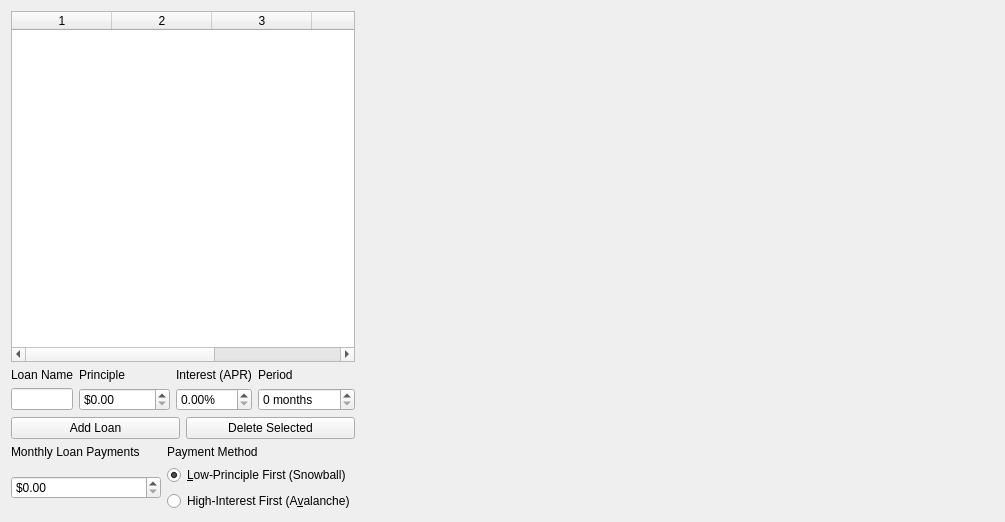
<?xml version="1.0" encoding="UTF-8"?>
<ui version="4.0">
 <class>MainWindow</class>
 <widget class="QMainWindow" name="MainWindow">
  <property name="geometry">
   <rect>
    <x>0</x>
    <y>0</y>
    <width>1005</width>
    <height>522</height>
   </rect>
  </property>
  <property name="windowTitle">
   <string>Loan Payoff</string>
  </property>
  <widget class="QWidget" name="centralWidget">
   <layout class="QHBoxLayout" name="horizontalLayout_2" stretch="1,2">
    <item>
     <layout class="QVBoxLayout" name="verticalLayout">
      <item>
       <widget class="QTableWidget" name="tableLoans">
        <property name="alternatingRowColors">
         <bool>true</bool>
        </property>
        <property name="selectionBehavior">
         <enum>QAbstractItemView::SelectRows</enum>
        </property>
        <property name="wordWrap">
         <bool>false</bool>
        </property>
        <property name="rowCount">
         <number>0</number>
        </property>
        <property name="columnCount">
         <number>5</number>
        </property>
        <attribute name="verticalHeaderVisible">
         <bool>false</bool>
        </attribute>
        <column/>
        <column/>
        <column/>
        <column/>
        <column/>
       </widget>
      </item>
      <item>
       <layout class="QGridLayout" name="gridLayout">
        <item row="0" column="0">
         <widget class="QLabel" name="label">
          <property name="text">
           <string>Loan Name</string>
          </property>
         </widget>
        </item>
        <item row="0" column="1">
         <widget class="QLabel" name="label_2">
          <property name="text">
           <string>Principle</string>
          </property>
         </widget>
        </item>
        <item row="0" column="2">
         <widget class="QLabel" name="label_3">
          <property name="text">
           <string>Interest (APR)</string>
          </property>
         </widget>
        </item>
        <item row="0" column="3">
         <widget class="QLabel" name="label_4">
          <property name="text">
           <string>Period</string>
          </property>
         </widget>
        </item>
        <item row="1" column="0">
         <widget class="QLineEdit" name="entryLoanName">
          <property name="text">
           <string/>
          </property>
         </widget>
        </item>
        <item row="1" column="1">
         <widget class="QDoubleSpinBox" name="entryLoanPrinciple">
          <property name="prefix">
           <string>$</string>
          </property>
          <property name="maximum">
           <double>1000000.000000000000000</double>
          </property>
          <property name="value">
           <double>0.000000000000000</double>
          </property>
         </widget>
        </item>
        <item row="1" column="2">
         <widget class="QDoubleSpinBox" name="entryLoanAPR">
          <property name="suffix">
           <string>%</string>
          </property>
          <property name="value">
           <double>0.000000000000000</double>
          </property>
         </widget>
        </item>
        <item row="1" column="3">
         <widget class="QSpinBox" name="entryLoanPeriod">
          <property name="suffix">
           <string> months</string>
          </property>
          <property name="maximum">
           <number>1200</number>
          </property>
          <property name="value">
           <number>0</number>
          </property>
         </widget>
        </item>
       </layout>
      </item>
      <item>
       <layout class="QHBoxLayout" name="horizontalLayout">
        <item>
         <widget class="QPushButton" name="buttonAddLoan">
          <property name="text">
           <string>Add Loan</string>
          </property>
         </widget>
        </item>
        <item>
         <widget class="QPushButton" name="buttonDeleteLoan">
          <property name="text">
           <string>Delete Selected</string>
          </property>
         </widget>
        </item>
       </layout>
      </item>
      <item>
       <layout class="QGridLayout" name="gridLayout_2">
        <item row="0" column="0">
         <widget class="QLabel" name="label_5">
          <property name="text">
           <string>Monthly Loan Payments</string>
          </property>
         </widget>
        </item>
        <item row="0" column="1">
         <widget class="QLabel" name="label_6">
          <property name="text">
           <string>Payment Method</string>
          </property>
         </widget>
        </item>
        <item row="1" column="0" rowspan="2">
         <widget class="QDoubleSpinBox" name="entryMonthlyPayment">
          <property name="prefix">
           <string>$</string>
          </property>
          <property name="maximum">
           <double>10000.000000000000000</double>
          </property>
          <property name="value">
           <double>0.000000000000000</double>
          </property>
         </widget>
        </item>
        <item row="1" column="1">
         <widget class="QRadioButton" name="entryMethodPrinciple">
          <property name="text">
           <string>&amp;Low-Principle First (Snowball)</string>
          </property>
          <property name="checked">
           <bool>true</bool>
          </property>
         </widget>
        </item>
        <item row="2" column="1">
         <widget class="QRadioButton" name="entryMethodInterest">
          <property name="text">
           <string>High-Interest First (A&amp;valanche)</string>
          </property>
         </widget>
        </item>
       </layout>
      </item>
     </layout>
    </item>
    <item>
     <widget class="QwtPlot" name="plotLoans"/>
    </item>
   </layout>
  </widget>
 </widget>
 <layoutdefault spacing="6" margin="11"/>
 <customwidgets>
  <customwidget>
   <class>QwtPlot</class>
   <extends>QFrame</extends>
   <header>qwt_plot.h</header>
  </customwidget>
 </customwidgets>
 <resources/>
 <connections>
  <connection>
   <sender>buttonAddLoan</sender>
   <signal>clicked()</signal>
   <receiver>MainWindow</receiver>
   <slot>addLoan()</slot>
   <hints>
    <hint type="sourcelabel">
     <x>113</x>
     <y>407</y>
    </hint>
    <hint type="destinationlabel">
     <x>502</x>
     <y>260</y>
    </hint>
   </hints>
  </connection>
  <connection>
   <sender>buttonDeleteLoan</sender>
   <signal>clicked()</signal>
   <receiver>MainWindow</receiver>
   <slot>deleteLoan()</slot>
   <hints>
    <hint type="sourcelabel">
     <x>331</x>
     <y>407</y>
    </hint>
    <hint type="destinationlabel">
     <x>502</x>
     <y>260</y>
    </hint>
   </hints>
  </connection>
  <connection>
   <sender>entryMethodPrinciple</sender>
   <signal>clicked()</signal>
   <receiver>MainWindow</receiver>
   <slot>selectMethodPrinciple()</slot>
   <hints>
    <hint type="sourcelabel">
     <x>319</x>
     <y>471</y>
    </hint>
    <hint type="destinationlabel">
     <x>502</x>
     <y>260</y>
    </hint>
   </hints>
  </connection>
  <connection>
   <sender>entryMethodInterest</sender>
   <signal>clicked()</signal>
   <receiver>MainWindow</receiver>
   <slot>selectMethodInterest()</slot>
   <hints>
    <hint type="sourcelabel">
     <x>319</x>
     <y>501</y>
    </hint>
    <hint type="destinationlabel">
     <x>502</x>
     <y>260</y>
    </hint>
   </hints>
  </connection>
  <connection>
   <sender>entryMonthlyPayment</sender>
   <signal>valueChanged(double)</signal>
   <receiver>MainWindow</receiver>
   <slot>refreshPlot(double)</slot>
   <hints>
    <hint type="sourcelabel">
     <x>102</x>
     <y>486</y>
    </hint>
    <hint type="destinationlabel">
     <x>502</x>
     <y>260</y>
    </hint>
   </hints>
  </connection>
 </connections>
 <slots>
  <slot>addLoan()</slot>
  <slot>deleteLoan()</slot>
  <slot>selectMethodPrinciple()</slot>
  <slot>selectMethodInterest()</slot>
  <slot>refreshPlot(double)</slot>
 </slots>
</ui>
